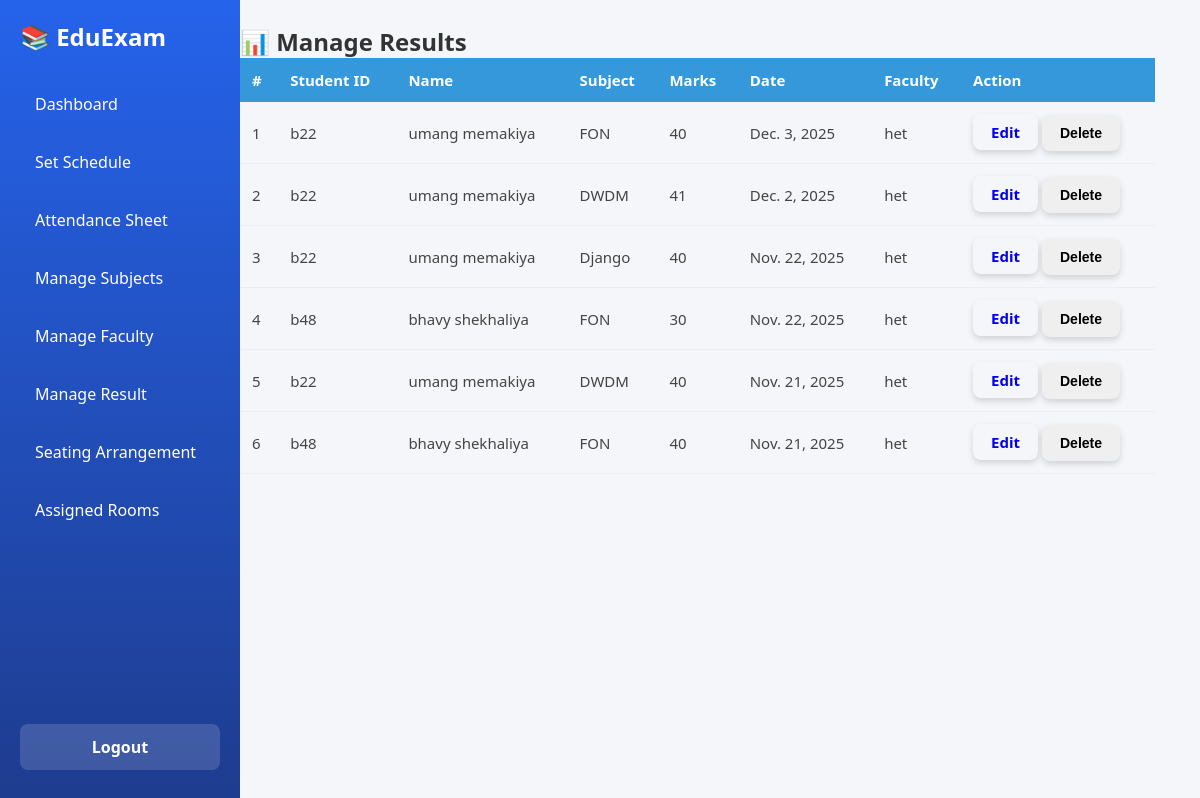
Page /manage-result/ (signed in) on the committed database.
### exams/models.py (models this page shows, shortened)
class AdminResult(models.Model):
    student_id = models.CharField(max_length=50)
    student_name = models.CharField(max_length=100)
    r_date = models.DateField()
    out_of_marks = models.CharField(default=0)
    subject_code = models.CharField(max_length=20)
    subject_name = models.CharField(max_length=100)
    faculty_name = models.CharField(max_length=50)
    class Meta:
        db_table = "admin_results"

### exams/views.py (the view)
# urls.py: path("manage-result/", views.manage_result, name="manage_result"),
@login_required(login_url='/admin-login/')
def manage_result(request):
    results = AdminResult.objects.all().order_by("-r_date")
    return render(request, "manage_result.html", {"results": results})

### templates/manage_result.html (shortened to what this page needs)
{% extends "base.html" %}
{% block content %}
<div class="container mt-4">
  <h2>📊 Manage Results</h2>
  {% if results %}
    <table class="table table-bordered">
      <thead>
        <tr>
          <th>#</th>
          <th>Student ID</th>
          <th>Name</th>
          <th>Subject</th>
          <th>Marks</th>
          <th>Date</th>
          <th>Faculty</th>
          <th>Action</th>
        </tr>
      </thead>
      <tbody>
        {% for r in results %}
          <tr>
            <td>{{ forloop.counter }}</td>
            <td>{{ r.student_id }}</td>
            <td>{{ r.student_name }}</td>
            <td>{{ r.subject_name }}</td>
            <td>{{ r.out_of_marks }}</td>
            <td>{{ r.r_date }}</td>
            <td>{{ r.faculty_name }}</td>
            <td>
  <a href="{% url 'edit_result' r.pk %}" class="btn btn-primary btn-sm">Edit</a>
  <form method="post" action="{% url 'delete_result' r.pk %}" style="display:inline;">
    <button type="submit" class="btn btn-primary btn-sm"
            onclick="return confirm('Are you sure you want to delete this result?');">
      Delete
    </button>
  </form>
</td>
          </tr>
        {% endfor %}
      </tbody>
    </table>
  {% else %}
    <div class="alert alert-warning">No results found.</div>
  {% endif %}
</div>
{% endblock %}

### static/css/style.css (style rules this page uses)
body { margin: 0; font-family: "Segoe UI", Tahoma, Geneva, Verdana, sans-serif; background: #f4f6f9; color: #333; }
h1, h2, h3, h4 { margin: 0; }
table { width: 100%; border-collapse: collapse; font-size: 15px; }
thead { background: #3498db; color: #fff; }
thead th { padding: 12px; text-align: left; font-weight: 600; }
tbody td { padding: 12px; border-bottom: 1px solid #eee; color: #444; }
form .btn { padding: 10px 18px; border-radius: 8px; font-size: 14px; border: none; cursor: pointer; transition: 0.3s; }
.btn { display: inline-block; padding: 8px 18px; font-size: 15px; font-weight: 600; border-radius: 8px; text-decoration: none; cursor: pointer; border: none; transition: all 0.25s ease-in-out; box-shadow: 0 3px 6px rgba(0,0,0,0.15); }

### rows in the picture
AdminResult: student_id "b22", student_name "umang memakiya", subject_name "FON", out_of_marks "40", r_date "Dec. 3, 2025", faculty_name "het"
AdminResult: student_id "b22", student_name "umang memakiya", subject_name "DWDM", out_of_marks "41", r_date "Dec. 2, 2025", faculty_name "het"
AdminResult: student_id "b22", student_name "umang memakiya", subject_name "Django", out_of_marks "40", r_date "Nov. 22, 2025", faculty_name "het"
AdminResult: student_id "b48", student_name "bhavy shekhaliya", subject_name "FON", out_of_marks "30", r_date "Nov. 22, 2025", faculty_name "het"
AdminResult: student_id "b22", student_name "umang memakiya", subject_name "DWDM", out_of_marks "40", r_date "Nov. 21, 2025", faculty_name "het"
AdminResult: student_id "b48", student_name "bhavy shekhaliya", subject_name "FON", out_of_marks "40", r_date "Nov. 21, 2025", faculty_name "het"
